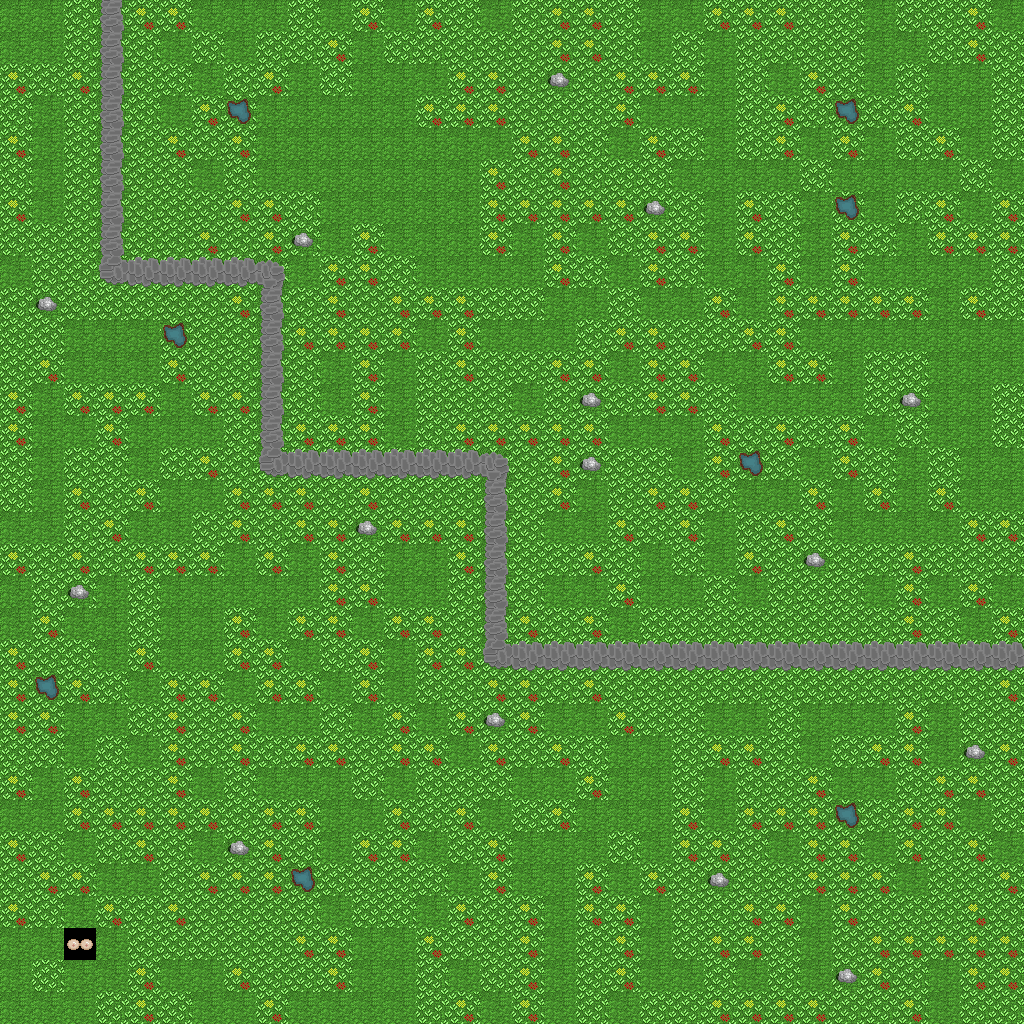

Tiled map render using the project's own tile images. Description and the map definition, with tile-layer contents summarised, below:
An orthogonal 32x32 tile map with 32x32 px tiles, 1 tile layer (Tile Layer 1).

<map version="1.0" orientation="orthogonal" renderorder="right-down" width="32" height="32" tilewidth="32" tileheight="32">
 <tileset firstgid="1" name="Level001" tilewidth="32" tileheight="32">
  <image source="Level001.png" width="96" height="128" />
 </tileset>
 <layer name="Tile Layer 1" width="32" height="32">
  <data>[1024 cells, 1024 non-empty, 10 distinct tile ids]</data>
 </layer>
</map>
